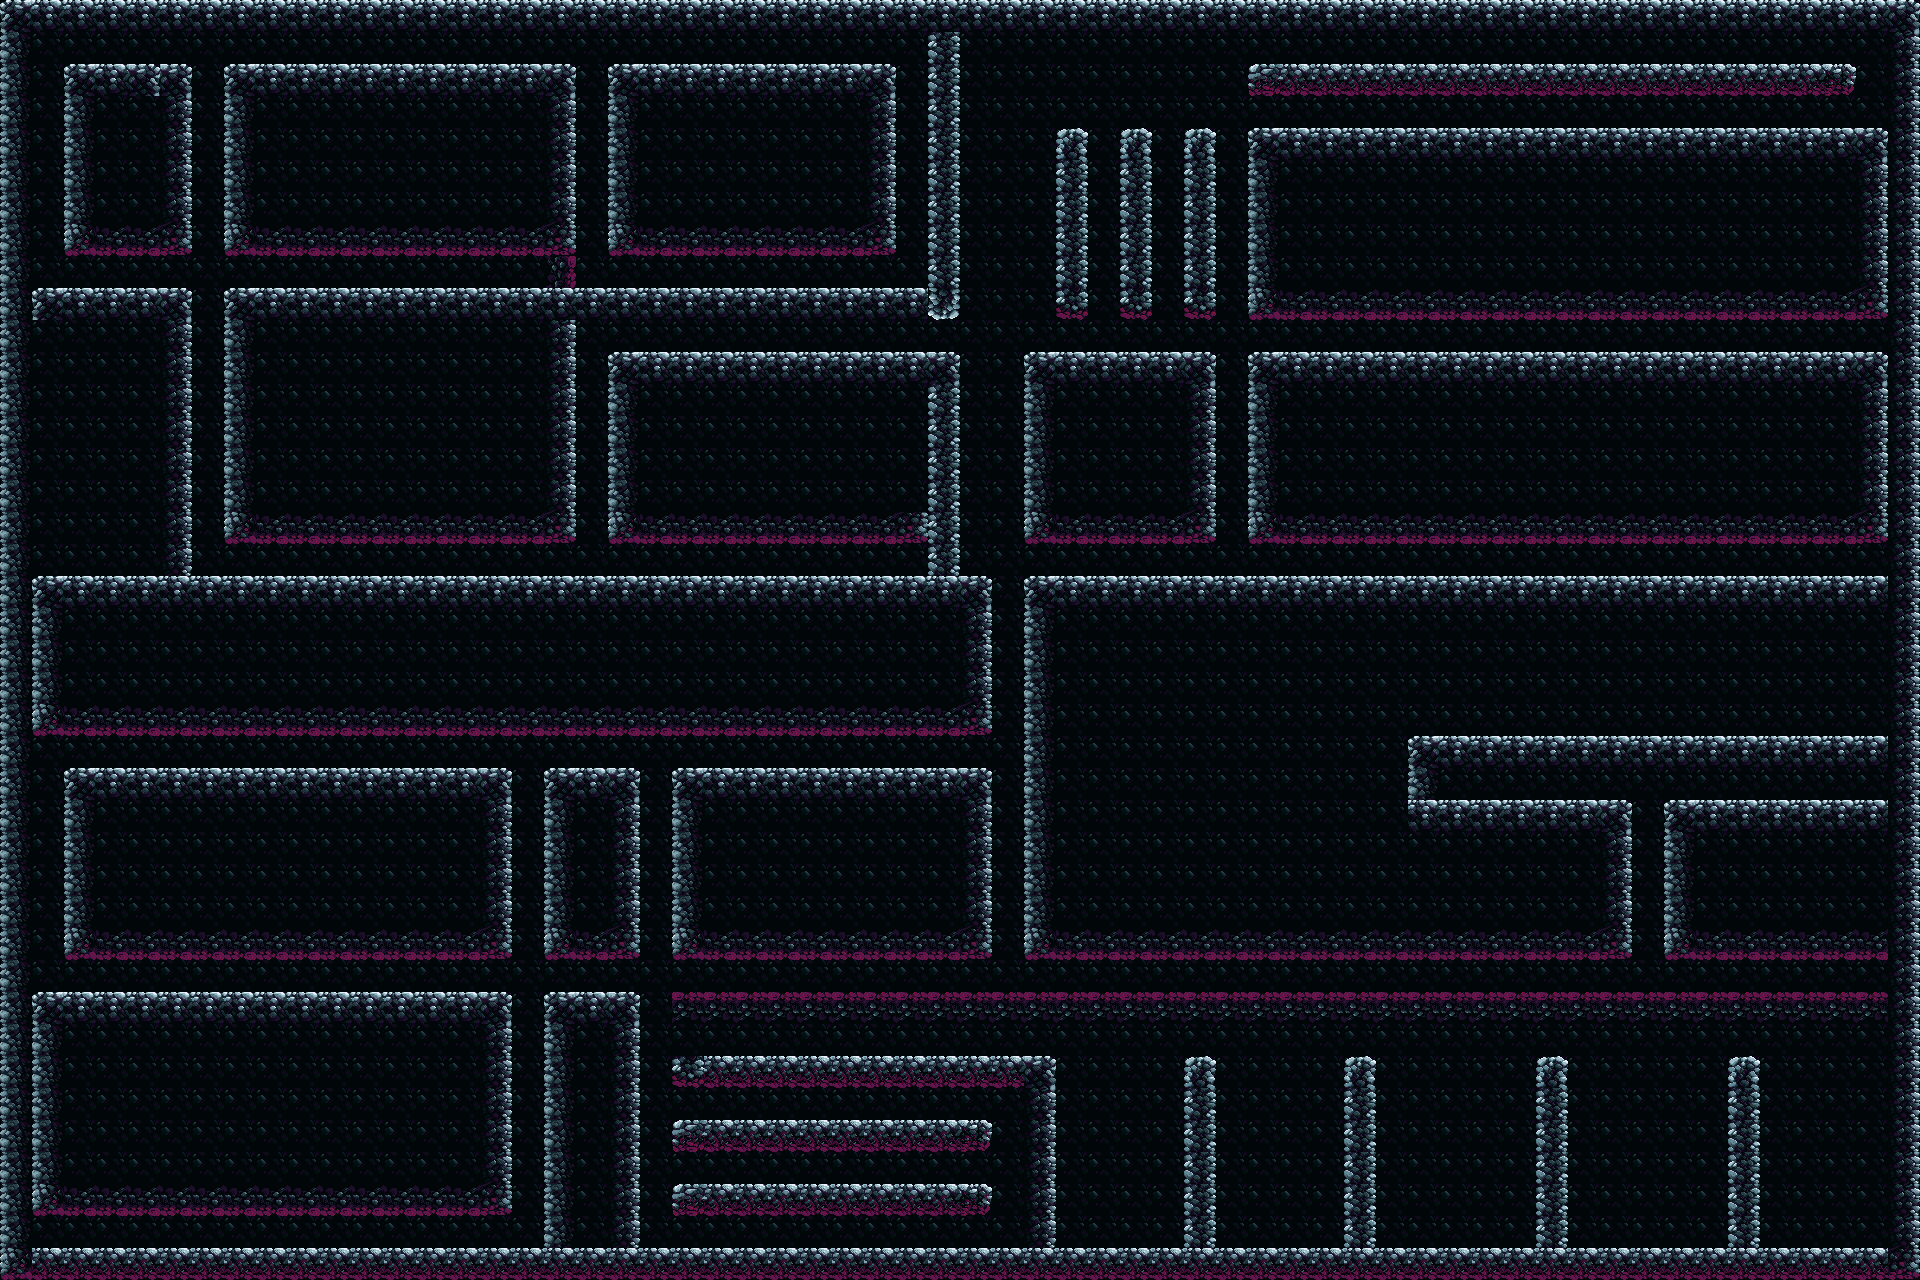

This game map was drawn from its Tiled (.tmx) file and the tilesets committed beside it. A one-line description and the trimmed map source follow:
An orthogonal 60x40 tile map with 32x32 px tiles, 2 tile layers (Camada de Blocos 2, paredes).

<map version="1.10" tiledversion="1.12.2" orientation="orthogonal" renderorder="right-down" width="60" height="40" tilewidth="32" tileheight="32" infinite="0" nextlayerid="5" nextobjectid="1">
 <tileset firstgid="1" name="Mapa" tilewidth="32" tileheight="32" tilecount="24" columns="6">
  <image source="1_Mine_Tileset_1.png" width="192" height="128" />
 </tileset>
 <layer id="2" name="Camada de Blocos 2" width="60" height="40">
  <data>[2400 cells, 2400 non-empty, 1 distinct tile ids]</data>
 </layer>
 <objectgroup id="4" name="Camada de Objetos 1" />
 <layer id="1" name="paredes" width="60" height="40">
  <data>[2400 cells, 931 non-empty, 15 distinct tile ids]</data>
 </layer>
</map>
